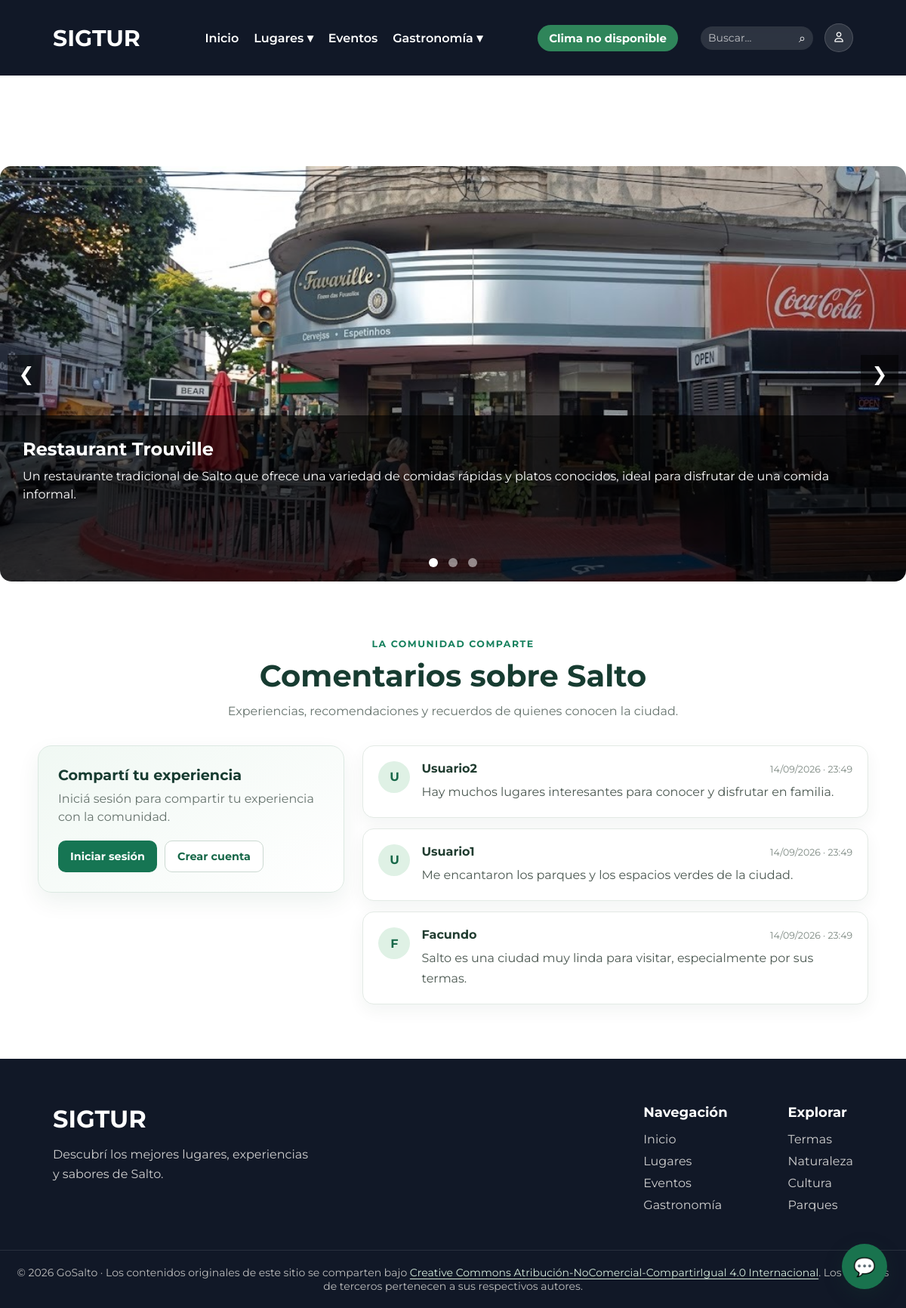
/pages/gastronomia/comida-rapida.php, run on the app's committed database.
### tables this page shows
CREATE TABLE `lugar` (
  `ID_LUGAR` int(11) NOT NULL,
  `NOMBRE` varchar(150) NOT NULL,
  `DESCRIPCION` text DEFAULT NULL,
  `DIRECCION` varchar(200) NOT NULL,
  `IMAGEN` varchar(255) DEFAULT NULL,
  `LATITUD` decimal(10,7) DEFAULT NULL,
  `LONGITUD` decimal(10,7) DEFAULT NULL
);

CREATE TABLE `comentario` (
  `ID_COMENTARIO` int(11) NOT NULL,
  `ID_USUARIO` int(11) NOT NULL,
  `COMENTARIO` text NOT NULL,
  `FECHA` datetime DEFAULT current_timestamp()
);

CREATE TABLE `usuario` (
  `ID_USUARIO` int(11) NOT NULL,
  `ID_ROL` int(11) NOT NULL,
  `NOMBRE` varchar(100) NOT NULL,
  `CONTRASENA` varchar(255) NOT NULL,
  `CORREO` varchar(150) NOT NULL
);

### config/config.php (called while the page is built, shortened)
<?php
function url($ruta)
{
    return BASE_URL . $ruta;
}
?>

### pages/gastronomia/comida-rapida.php (the view, shortened to what this page needs)
<?php
require_once("../../conexion.php");
$sql = "SELECT
            LUGAR.ID_LUGAR,
            LUGAR.NOMBRE,
            LUGAR.DESCRIPCION,
            LUGAR.DIRECCION,
            LUGAR.IMAGEN,
            LUGAR.LATITUD,
            LUGAR.LONGITUD
        FROM LUGAR
        INNER JOIN LUGAR_CATEGORIA
            ON LUGAR.ID_LUGAR = LUGAR_CATEGORIA.ID_LUGAR
        WHERE LUGAR_CATEGORIA.ID_CATEGORIA = 8";
$resultado = $conexion->query($sql);
?>
<!DOCTYPE html>
<html lang="es">
<head>
<link rel="stylesheet" href="<?php echo '../../assets/css/var.css'; ?>">
<link rel="stylesheet" href="<?php echo '../../assets/css/styles.css'; ?>">
<link rel="stylesheet" href="<?php echo '../../assets/css/componentes.css'; ?>">
<link rel="stylesheet" href="<?php echo '../../assets/css/style-secciones.css'; ?>">
<link rel="stylesheet" href="<?php echo '../../assets/css/slider.css'; ?>">
<link rel="stylesheet" href="<?php echo '../../assets/css/comments.css?v=3'; ?>">
<link rel="stylesheet" href="https://cdnjs.cloudflare.com/ajax/libs/font-awesome/6.7.2/css/all.min.css">
</head>
<body>
<main class="main-content pagina-interna">
<?php include("../../includes/navbar.php"); ?>
<section class="slider-container">
<button class="slider-btn prev">❮</button>
<?php $primero = true; ?>
<?php while ($comida = $resultado->fetch_assoc()) { ?>
    <div class="slide <?php echo $primero ? 'active' : ''; ?>">
        <img
            src="../../<?php echo $comida['IMAGEN']; ?>"
            alt="<?php echo $comida['NOMBRE']; ?>"
        >
        <div class="slide-info">
            <h2>
                <?php echo $comida['NOMBRE']; ?>
            </h2>
            <p>
                <?php echo $comida['DESCRIPCION']; ?>
            </p>
        </div>
    </div>
    <?php $primero = false; ?>
<?php } ?>
<button class="slider-btn next">❯</button>
<div class="slider-dots">
    <span class="dot active"></span>
    <span class="dot"></span>
    <span class="dot"></span>
</div>
</section>
<?php include("../../includes/comments.php"); ?>
</main>
<?php include("../../includes/footer.php"); ?>
<?php include("../../includes/chat-widget.php"); ?>
</body>
</html>

### includes/comments.php (shortened to what this page needs)
<?php
require_once(__DIR__ . "/../conexion.php");
require_once(__DIR__ . "/../config/config.php");
try {
    $resultadoComentarios = $conexion->query(
        "SELECT COMENTARIO.COMENTARIO, USUARIO.NOMBRE, COMENTARIO.FECHA
         FROM COMENTARIO
         INNER JOIN USUARIO ON COMENTARIO.ID_USUARIO = USUARIO.ID_USUARIO
         ORDER BY COMENTARIO.ID_COMENTARIO DESC"
    );
} catch (mysqli_sql_exception $error) {
    error_log("No se pudieron cargar los comentarios: " . $error->getMessage());
    $resultadoComentarios = false;
}
?>
<section class="comentarios" id="comentarios">
    <header class="comentarios-header">
        <span class="comentarios-etiqueta">La comunidad comparte</span>
        <h2>Comentarios sobre Salto</h2>
        <p>Experiencias, recomendaciones y recuerdos de quienes conocen la ciudad.</p>
    </header>
    <div class="comentarios-contenido">
        <div class="comentario-formulario">
            <h3>Compartí tu experiencia</h3>
            <?php if (isset($_SESSION['id_usuario'])) { ?>
                <p class="comentario-sesion">
                    Publicando como <strong><?= htmlspecialchars($_SESSION['nombre'] ?? 'Usuario', ENT_QUOTES, 'UTF-8') ?></strong>
                </p>
                <form action="<?= htmlspecialchars(url('pages/guardar_comentario.php'), ENT_QUOTES, 'UTF-8') ?>" method="POST">
                    <input type="hidden" name="csrf_token" value="<?= htmlspecialchars($_SESSION['csrf_comentario'], ENT_QUOTES, 'UTF-8') ?>">
                    <input type="hidden" name="return_to" value="<?= htmlspecialchars($_SERVER['REQUEST_URI'] ?? '/', ENT_QUOTES, 'UTF-8') ?>">
                    <label for="texto-comentario">Tu comentario</label>
                    <textarea
                        id="texto-comentario"
                        name="comentario"
                        maxlength="2000"
                        rows="5"
                        placeholder="¿Qué te gustó de Salto? Compartí tu recomendación..."
                        required
                    ></textarea>
                    <div class="comentario-formulario-pie">
                        <small>Hasta 2000 caracteres</small>
                        <button type="submit">Publicar comentario</button>
                    </div>
                </form>
            <?php } else { ?>
                <p>Iniciá sesión para compartir tu experiencia con la comunidad.</p>
                <div class="comentario-acceso">
                    <a href="<?= htmlspecialchars(url('pages/login.php'), ENT_QUOTES, 'UTF-8') ?>">Iniciar sesión</a>
                    <a href="<?= htmlspecialchars(url('pages/register.php'), ENT_QUOTES, 'UTF-8') ?>">Crear cuenta</a>
                </div>
            <?php } ?>
        </div>
        <div class="comentarios-lista">
            <?php if ($resultadoComentarios === false) { ?>
                <p class="comentarios-vacio">No se pudieron cargar los comentarios en este momento. Intentá nuevamente más tarde.</p>
            <?php } elseif ($resultadoComentarios->num_rows === 0) { ?>
                <p class="comentarios-vacio">Todavía no hay comentarios. ¡Sé la primera persona en compartir su experiencia!</p>
            <?php } else { ?>
                <?php while ($comentario = $resultadoComentarios->fetch_assoc()) { ?>
                    <article class="comentario">
                        <div class="comentario-avatar" aria-hidden="true">
                            <?= htmlspecialchars(mb_strtoupper(mb_substr($comentario['NOMBRE'], 0, 1, 'UTF-8'), 'UTF-8'), ENT_QUOTES, 'UTF-8') ?>
                        </div>
                        <div class="comentario-detalle">
                            <div class="comentario-meta">
                                <h3><?= htmlspecialchars($comentario['NOMBRE'], ENT_QUOTES, 'UTF-8') ?></h3>
                                <time datetime="<?= htmlspecialchars($comentario['FECHA'], ENT_QUOTES, 'UTF-8') ?>">
                                    <?= htmlspecialchars(date('d/m/Y · H:i', strtotime($comentario['FECHA'])), ENT_QUOTES, 'UTF-8') ?>
                                </time>
                            </div>
                            <p><?= nl2br(htmlspecialchars($comentario['COMENTARIO'], ENT_QUOTES, 'UTF-8')) ?></p>
                        </div>
                    </article>
                <?php } ?>
            <?php } ?>
        </div>
    </div>
</section>

### assets/css/var.css (style rules this page uses)
:root { --fuente: 'Montserrat', sans-serif; --color-principal: rgb(255, 255, 255); --color-secundario : #f5f5f5; --color-principal-texto: rgb(0, 0, 0); --color-secundario-texto : #555; --color-redes: #333; --tamaño-principal-h1: 30px; --tamaño-principal-fuente: 15px; }

### assets/css/styles.css (style rules this page uses)
* { margin: 0; padding: 0; box-sizing: border-box; font-family: var(--fuente); }
html, body { width: 100%; min-height: 100%; scroll-behavior: smooth; }
body { display: flex; flex-direction: column; min-height: 100vh; }
main { flex: 1; }
.pagina-interna { padding-top:100px; flex:1; }

### assets/css/componentes.css (style rules this page uses)
.slider-container { position: relative; max-width: 1200px; height: 550px; margin: 120px auto 40px auto; overflow: hidden; border-radius: 15px; }
.slide { display: none; width: 100%; height: 100%; position: relative; }
.slide.active { display: block; }
.slide img { width: 100%; height: 100%; object-fit: cover; }
.slide-info { position: absolute; bottom: 0; left: 0; width: 100%; height: 40%; background: rgba(0,0,0,0.65); color: white; padding: 30px; box-sizing: border-box; }
.slide-info h2 { margin-bottom: 10px; }
.slide-info p { line-height: 1.5; }
.slider-btn { position: absolute; top: 50%; transform: translateY(-50%); background: rgba(0,0,0,0.5); color: white; border: none; width: 50px; height: 50px; cursor: pointer; font-size: 25px; z-index: 100; }
.prev { left: 10px; }
.next { right: 10px; }
.slider-dots { position: absolute; bottom: 15px; width: 100%; text-align: center; z-index: 100; }
.dot { width: 12px; height: 12px; background: rgba(255,255,255,0.5); border-radius: 50%; display: inline-block; margin: 0 5px; cursor: pointer; }
.dot.active { background: white; }

### assets/css/slider.css (style rules this page uses)
.slider-container { position: relative; max-width: 1200px; height: 550px; margin: 120px auto 40px auto; overflow: hidden; border-radius: 15px; }
.slide { display: none; width: 100%; height: 100%; position: relative; }
.slide.active { display: block; }
.slide img { width: 100%; height: 100%; object-fit: cover; }
.slide-info { position: absolute; bottom: 0; left: 0; width: 100%; height: 40%; background: rgba(0,0,0,0.65); color: white; padding: 30px; box-sizing: border-box; }
.slide-info h2 { margin-bottom: 10px; }
.slide-info p { line-height: 1.5; }
.slider-btn { position: absolute; top: 50%; transform: translateY(-50%); background: rgba(0,0,0,0.5); color: white; border: none; width: 50px; height: 50px; cursor: pointer; font-size: 25px; z-index: 100; }
.prev { left: 10px; }
.next { right: 10px; }
.slider-dots { position: absolute; bottom: 15px; width: 100%; text-align: center; z-index: 100; }
.dot { width: 12px; height: 12px; background: rgba(255,255,255,0.5); border-radius: 50%; display: inline-block; margin: 0 5px; cursor: pointer; }
.dot.active { background: white; }

### data on the page
lugar: IMAGEN (picture), NOMBRE "Restaurant Trouville", DESCRIPCION "Un restaurante tradicional de Salto que ofrece una variedad de comidas rápidas y platos conocidos, ideal para disfrutar de una comida informal."
comentario: ID_USUARIO.NOMBRE "U", ID_USUARIO.NOMBRE "Usuario2", FECHA "14/09/2026 · 23:49", COMENTARIO "Hay muchos lugares interesantes para conocer y disfrutar en familia."
comentario: ID_USUARIO.NOMBRE "U", ID_USUARIO.NOMBRE "Usuario1", FECHA "14/09/2026 · 23:49", COMENTARIO "Me encantaron los parques y los espacios verdes de la ciudad."
comentario: ID_USUARIO.NOMBRE "F", ID_USUARIO.NOMBRE "Facundo", FECHA "14/09/2026 · 23:49", COMENTARIO "Salto es una ciudad muy linda para visitar, especialmente por sus termas."
